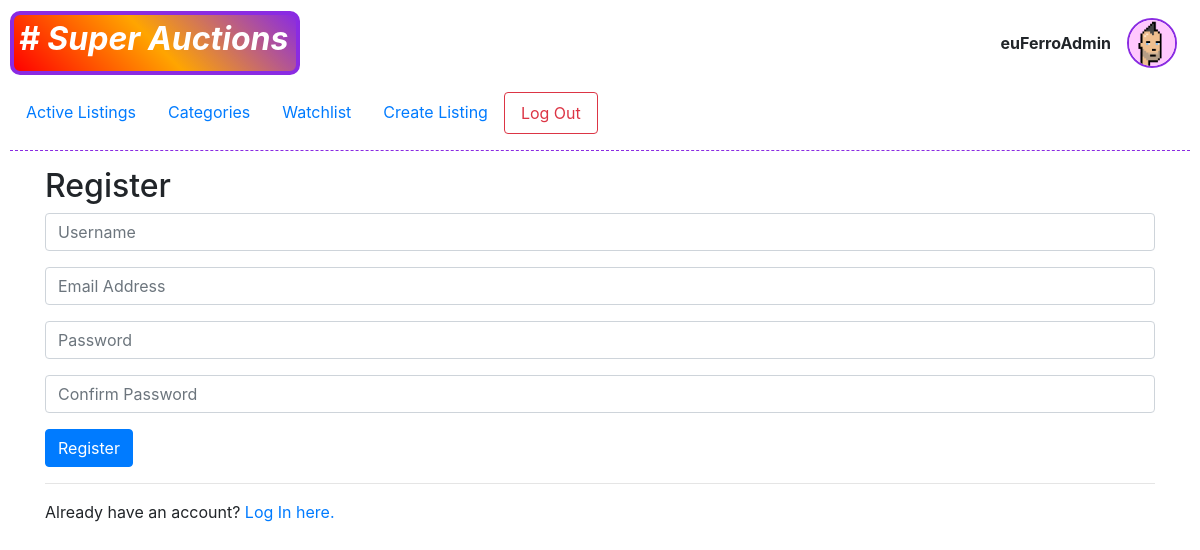
Screenshot of /register (signed in) with the database file from the repository.
### auctions/models.py (models this page shows)
class User(AbstractUser):
    profile_picture = models.ImageField(upload_to="imgs/profile/", blank=False, default="imgs/profile/default.jpeg")

### auctions/views.py (the view)
# urls.py: path("register", views.register, name="register"),
def register(request):
    if request.method == "POST":
        username = request.POST["username"]
        email = request.POST["email"]
        password = request.POST["password"]
        confirmation = request.POST["confirmation"]
        if password != confirmation:
            return render(request, "auctions/register.html", {
                "message": "Passwords must match."
            })
        try:
            user = User.objects.create_user(username, email, password)
            user.save()
        except IntegrityError:
            return render(request, "auctions/register.html", {
                "message": "Username already taken."
            })
        login(request, user)
        return HttpResponseRedirect(reverse("index"))
    else:
        return render(request, "auctions/register.html")

### auctions/templates/auctions/register.html (shortened to what this page needs)
{% extends "auctions/layout.html" %}
{% block body %}
<div class="container">
    <h2>Register</h2>
    <form action="{% url 'register' %}" method="post">
        <div class="form-group">
            <input class="form-control" autofocus type="text" name="username" placeholder="Username">
        </div>
        <div class="form-group">
            <input class="form-control" type="email" name="email" placeholder="Email Address">
        </div>
        <div class="form-group">
            <input class="form-control" type="password" name="password" placeholder="Password">
        </div>
        <div class="form-group">
            <input class="form-control" type="password" name="confirmation" placeholder="Confirm Password">
        </div>
        <input class="btn btn-primary" type="submit" value="Register">
    </form>
    <hr>
    Already have an account? <a href="{% url 'login' %}">Log In here.</a>
</div>
{% endblock %}

### auctions/templates/auctions/layout.html (shortened to what this page needs)
{% load static %}
<!DOCTYPE html>
<html lang="en" translate="yes">
    <head>
        <link rel="stylesheet" href="https://stackpath.bootstrapcdn.com/bootstrap/4.4.1/css/bootstrap.min.css">
        <link href="{% static 'auctions/styles.css' %}" rel="stylesheet">
        <link href="{% static 'auctions/components.css' %}" rel="stylesheet">
    </head>
    <body>
        <header>
            <div style="display: flex; align-items: center;">
                <div class="super-auctions-logo">
                    <h2>
                        <strong># Super Auctions</strong>
                    </h2>
                </div>
                {% if user.is_authenticated %}
                    <div class="row profile-div">
                        <div class="m-2">
                            <strong>{{ user.username }}</strong>
                        </div>
                        <a class="m-2 profile-link">
                            <img src="{{user.profile_picture.url}}" class="profile-img">
                        </a>
                    </div>
                {% endif %}
            </div>
            <div class="my-3">
                <ul class="nav">
                    <li class="nav-item">
                        <a class="nav-link" href="{% url 'index' %}">Active Listings</a>
                    </li>
                    <li class="nav-item">
                        <a class="nav-link" href="{% url 'categories' %}">Categories</a>
                    </li>
                    {% if user.is_authenticated %}
                        <li class="nav-item">
                            <a class="nav-link" href="{% url 'watchlist' %}">Watchlist</a>
                        </li>
                        <li class="nav-item">
                            <a class="nav-link" href="{% url 'createlisting' %}">Create Listing</a>
                        </li>
                        <li class="nav-item">
                            <a class="nav-link btn btn-outline-danger" href="{% url 'logout' %}">Log Out</a>
                        </li>
                    {% endif %}
                </ul>
            </div>
        </header>
        <hr style="border-top: 1px dashed blueviolet;">
        {% block body %}
        {% endblock %}
    </body>
</html>

### auctions/static/auctions/styles.css (style rules this page uses)
body { padding: 10px; }

### auctions/static/auctions/components.css (style rules this page uses)
.super-auctions-logo { color: white; min-width: 290px; width: 290px; border: 4px solid blueviolet; padding: 5px; border-radius: 10px; background: linear-gradient(45deg, red, orange, blueviolet); justify-self: start; font-style: oblique; }
.profile-div { display: flex; align-items: center; justify-content: end; width: 100%; margin-right: 5px; }
.profile-link { width: 50px; height: 50px; }
.profile-img { height: 100%; width: 100%; border-radius: 50%; border: 2px solid blueviolet }

### rows the page displays
User: username "euFerroAdmin", profile_picture (picture)
